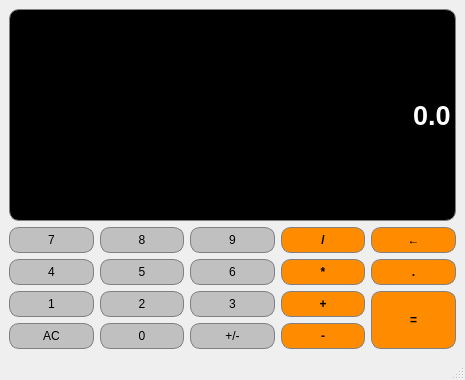
<?xml version="1.0" encoding="UTF-8"?>
<ui version="4.0">
 <class>Calculator</class>
 <widget class="QMainWindow" name="Calculator">
  <property name="geometry">
   <rect>
    <x>0</x>
    <y>0</y>
    <width>465</width>
    <height>380</height>
   </rect>
  </property>
  <property name="windowTitle">
   <string>Calculator</string>
  </property>
  <widget class="QWidget" name="centralwidget">
   <layout class="QGridLayout" name="gridLayout">
    <item row="2" column="2">
     <widget class="QPushButton" name="Button6">
      <property name="sizePolicy">
       <sizepolicy hsizetype="Preferred" vsizetype="Preferred">
        <horstretch>0</horstretch>
        <verstretch>0</verstretch>
       </sizepolicy>
      </property>
      <property name="styleSheet">
       <string notr="true">QPushButton {
	background-color: #C0C0C0;
	color: black;
	border: 1px solid gray;
	padding: 5px;
	border-radius: 10px;
}

QPushButton:pressed {
	background-color: #A9A9A9;
	border: 1px solid gray;
	padding: 5px;
	border-radius: 10px;
}</string>
      </property>
      <property name="text">
       <string>6</string>
      </property>
     </widget>
    </item>
    <item row="1" column="4">
     <widget class="QPushButton" name="Back">
      <property name="sizePolicy">
       <sizepolicy hsizetype="Preferred" vsizetype="Preferred">
        <horstretch>0</horstretch>
        <verstretch>0</verstretch>
       </sizepolicy>
      </property>
      <property name="font">
       <font>
        <italic>false</italic>
        <bold>true</bold>
        <underline>false</underline>
       </font>
      </property>
      <property name="styleSheet">
       <string notr="true">QPushButton {
	background-color: #FF8C00;
	color: black;
	border: 1px solid gray;
	padding: 5px;
	border-radius: 10px;
}

QPushButton:pressed {
	background-color: #A9A9A9;
	border: 1px solid gray;
	padding: 5px;
	border-radius: 10px;
}</string>
      </property>
      <property name="text">
       <string>←</string>
      </property>
     </widget>
    </item>
    <item row="2" column="1">
     <widget class="QPushButton" name="Button5">
      <property name="sizePolicy">
       <sizepolicy hsizetype="Preferred" vsizetype="Preferred">
        <horstretch>0</horstretch>
        <verstretch>0</verstretch>
       </sizepolicy>
      </property>
      <property name="styleSheet">
       <string notr="true">QPushButton {
	background-color: #C0C0C0;
	color: black;
	border: 1px solid gray;
	padding: 5px;
	border-radius: 10px;
}

QPushButton:pressed {
	background-color: #A9A9A9;
	border: 1px solid gray;
	padding: 5px;
	border-radius: 10px;
}</string>
      </property>
      <property name="text">
       <string>5</string>
      </property>
     </widget>
    </item>
    <item row="2" column="0">
     <widget class="QPushButton" name="Button4">
      <property name="sizePolicy">
       <sizepolicy hsizetype="Preferred" vsizetype="Preferred">
        <horstretch>0</horstretch>
        <verstretch>0</verstretch>
       </sizepolicy>
      </property>
      <property name="styleSheet">
       <string notr="true">QPushButton {
	background-color: #C0C0C0;
	color: black;
	border: 1px solid gray;
	padding: 5px;
	border-radius: 10px;
}

QPushButton:pressed {
	background-color: #A9A9A9;
	border: 1px solid gray;
	padding: 5px;
	border-radius: 10px;
}</string>
      </property>
      <property name="text">
       <string>4</string>
      </property>
     </widget>
    </item>
    <item row="3" column="1">
     <widget class="QPushButton" name="Button2">
      <property name="sizePolicy">
       <sizepolicy hsizetype="Preferred" vsizetype="Preferred">
        <horstretch>0</horstretch>
        <verstretch>0</verstretch>
       </sizepolicy>
      </property>
      <property name="styleSheet">
       <string notr="true">QPushButton {
	background-color: #C0C0C0;
	color: black;
	border: 1px solid gray;
	padding: 5px;
	border-radius: 10px;
}

QPushButton:pressed {
	background-color: #A9A9A9;
	border: 1px solid gray;
	padding: 5px;
	border-radius: 10px;
}</string>
      </property>
      <property name="text">
       <string>2</string>
      </property>
     </widget>
    </item>
    <item row="2" column="4">
     <widget class="QPushButton" name="Decimal">
      <property name="sizePolicy">
       <sizepolicy hsizetype="Preferred" vsizetype="Preferred">
        <horstretch>0</horstretch>
        <verstretch>0</verstretch>
       </sizepolicy>
      </property>
      <property name="font">
       <font>
        <bold>true</bold>
       </font>
      </property>
      <property name="styleSheet">
       <string notr="true">QPushButton {
	background-color: #FF8C00;
	color: black;
	border: 1px solid gray;
	padding: 5px;
	border-radius: 10px;
}

QPushButton:pressed {
	background-color: #A9A9A9;
	border: 1px solid gray;
	padding: 5px;
	border-radius: 10px;
}</string>
      </property>
      <property name="text">
       <string>.</string>
      </property>
     </widget>
    </item>
    <item row="3" column="0">
     <widget class="QPushButton" name="Button1">
      <property name="sizePolicy">
       <sizepolicy hsizetype="Preferred" vsizetype="Preferred">
        <horstretch>0</horstretch>
        <verstretch>0</verstretch>
       </sizepolicy>
      </property>
      <property name="styleSheet">
       <string notr="true">QPushButton {
	background-color: #C0C0C0;
	color: black;
	border: 1px solid gray;
	padding: 5px;
	border-radius: 10px;
}

QPushButton:pressed {
	background-color: #A9A9A9;
	border: 1px solid gray;
	padding: 5px;
	border-radius: 10px;
}</string>
      </property>
      <property name="text">
       <string>1</string>
      </property>
     </widget>
    </item>
    <item row="1" column="0">
     <widget class="QPushButton" name="Button7">
      <property name="sizePolicy">
       <sizepolicy hsizetype="Preferred" vsizetype="Preferred">
        <horstretch>0</horstretch>
        <verstretch>0</verstretch>
       </sizepolicy>
      </property>
      <property name="styleSheet">
       <string notr="true">QPushButton {
	background-color: #C0C0C0;
	color: black;
	border: 1px solid gray;
	padding: 5px;
	border-radius: 10px;
}

QPushButton:pressed {
	background-color: #A9A9A9;
	border: 1px solid gray;
	padding: 5px;
	border-radius: 10px;
}</string>
      </property>
      <property name="text">
       <string>7</string>
      </property>
     </widget>
    </item>
    <item row="1" column="2">
     <widget class="QPushButton" name="Button9">
      <property name="sizePolicy">
       <sizepolicy hsizetype="Preferred" vsizetype="Preferred">
        <horstretch>0</horstretch>
        <verstretch>0</verstretch>
       </sizepolicy>
      </property>
      <property name="styleSheet">
       <string notr="true">QPushButton {
	background-color: #C0C0C0;
	color: black;
	border: 1px solid gray;
	padding: 5px;
	border-radius: 10px;
}

QPushButton:pressed {
	background-color: #A9A9A9;
	border: 1px solid gray;
	padding: 5px;
	border-radius: 10px;
}</string>
      </property>
      <property name="text">
       <string>9</string>
      </property>
     </widget>
    </item>
    <item row="2" column="3">
     <widget class="QPushButton" name="Multiply">
      <property name="sizePolicy">
       <sizepolicy hsizetype="Preferred" vsizetype="Preferred">
        <horstretch>0</horstretch>
        <verstretch>0</verstretch>
       </sizepolicy>
      </property>
      <property name="font">
       <font>
        <pointsize>9</pointsize>
        <bold>true</bold>
       </font>
      </property>
      <property name="cursor">
       <cursorShape>ArrowCursor</cursorShape>
      </property>
      <property name="styleSheet">
       <string notr="true">QPushButton {
	background-color: #FF8C00;
	color: black;
	border: 1px solid gray;
	padding: 5px;
	border-radius: 10px;
}

QPushButton:pressed {
	background-color: #A9A9A9;
	border: 1px solid gray;
	padding: 5px;
	border-radius: 10px;
}</string>
      </property>
      <property name="text">
       <string>*</string>
      </property>
     </widget>
    </item>
    <item row="1" column="3">
     <widget class="QPushButton" name="Divide">
      <property name="sizePolicy">
       <sizepolicy hsizetype="Preferred" vsizetype="Preferred">
        <horstretch>0</horstretch>
        <verstretch>0</verstretch>
       </sizepolicy>
      </property>
      <property name="font">
       <font>
        <bold>true</bold>
       </font>
      </property>
      <property name="styleSheet">
       <string notr="true">QPushButton {
	background-color: #FF8C00;
	color: black;
	border: 1px solid gray;
	padding: 5px;
	border-radius: 10px;
}

QPushButton:pressed {
	background-color: #A9A9A9;
	border: 1px solid gray;
	padding: 5px;
	border-radius: 10px;
}</string>
      </property>
      <property name="text">
       <string>/</string>
      </property>
     </widget>
    </item>
    <item row="1" column="1">
     <widget class="QPushButton" name="Button8">
      <property name="sizePolicy">
       <sizepolicy hsizetype="Preferred" vsizetype="Preferred">
        <horstretch>0</horstretch>
        <verstretch>0</verstretch>
       </sizepolicy>
      </property>
      <property name="styleSheet">
       <string notr="true">QPushButton {
	background-color: #C0C0C0;
	color: black;
	border: 1px solid gray;
	padding: 5px;
	border-radius: 10px;
}

QPushButton:pressed {
	background-color: #A9A9A9;
	border: 1px solid gray;
	padding: 5px;
	border-radius: 10px;
}</string>
      </property>
      <property name="text">
       <string>8</string>
      </property>
     </widget>
    </item>
    <item row="3" column="2">
     <widget class="QPushButton" name="Button3">
      <property name="sizePolicy">
       <sizepolicy hsizetype="Preferred" vsizetype="Preferred">
        <horstretch>0</horstretch>
        <verstretch>0</verstretch>
       </sizepolicy>
      </property>
      <property name="styleSheet">
       <string notr="true">QPushButton {
	background-color: #C0C0C0;
	color: black;
	border: 1px solid gray;
	padding: 5px;
	border-radius: 10px;
}

QPushButton:pressed {
	background-color: #A9A9A9;
	border: 1px solid gray;
	padding: 5px;
	border-radius: 10px;
}</string>
      </property>
      <property name="text">
       <string>3</string>
      </property>
     </widget>
    </item>
    <item row="3" column="3">
     <widget class="QPushButton" name="Add">
      <property name="sizePolicy">
       <sizepolicy hsizetype="Preferred" vsizetype="Preferred">
        <horstretch>0</horstretch>
        <verstretch>0</verstretch>
       </sizepolicy>
      </property>
      <property name="font">
       <font>
        <bold>true</bold>
       </font>
      </property>
      <property name="styleSheet">
       <string notr="true">QPushButton {
	background-color: #FF8C00;
	color: black;
	border: 1px solid gray;
	padding: 5px;
	border-radius: 10px;
}

QPushButton:pressed {
	background-color: #A9A9A9;
	border: 1px solid gray;
	padding: 5px;
	border-radius: 10px;
}</string>
      </property>
      <property name="text">
       <string>+</string>
      </property>
     </widget>
    </item>
    <item row="4" column="0">
     <widget class="QPushButton" name="Clear">
      <property name="sizePolicy">
       <sizepolicy hsizetype="Preferred" vsizetype="Preferred">
        <horstretch>0</horstretch>
        <verstretch>0</verstretch>
       </sizepolicy>
      </property>
      <property name="styleSheet">
       <string notr="true">QPushButton {
	background-color: #C0C0C0;
	color: black;
	border: 1px solid gray;
	padding: 5px;
	border-radius: 10px;
}

QPushButton:pressed {
	background-color: #A9A9A9;
	border: 1px solid gray;
	padding: 5px;
	border-radius: 10px;
}</string>
      </property>
      <property name="text">
       <string>AC</string>
      </property>
     </widget>
    </item>
    <item row="4" column="1">
     <widget class="QPushButton" name="Button0">
      <property name="sizePolicy">
       <sizepolicy hsizetype="Preferred" vsizetype="Preferred">
        <horstretch>0</horstretch>
        <verstretch>0</verstretch>
       </sizepolicy>
      </property>
      <property name="styleSheet">
       <string notr="true">QPushButton {
	background-color: #C0C0C0;
	color: black;
	border: 1px solid gray;
	padding: 5px;
	border-radius: 10px;
}

QPushButton:pressed {
	background-color: #A9A9A9;
	border: 1px solid gray;
	padding: 5px;
	border-radius: 10px;
}</string>
      </property>
      <property name="text">
       <string>0</string>
      </property>
     </widget>
    </item>
    <item row="4" column="2">
     <widget class="QPushButton" name="ChangeSign">
      <property name="sizePolicy">
       <sizepolicy hsizetype="Preferred" vsizetype="Preferred">
        <horstretch>0</horstretch>
        <verstretch>0</verstretch>
       </sizepolicy>
      </property>
      <property name="styleSheet">
       <string notr="true">QPushButton {
	background-color: #C0C0C0;
	color: black;
	border: 1px solid gray;
	padding: 5px;
	border-radius: 10px;
}

QPushButton:pressed {
	background-color: #A9A9A9;
	border: 1px solid gray;
	padding: 5px;
	border-radius: 10px;
}</string>
      </property>
      <property name="text">
       <string>+/-</string>
      </property>
     </widget>
    </item>
    <item row="4" column="3">
     <widget class="QPushButton" name="Subtract">
      <property name="sizePolicy">
       <sizepolicy hsizetype="Preferred" vsizetype="Preferred">
        <horstretch>0</horstretch>
        <verstretch>0</verstretch>
       </sizepolicy>
      </property>
      <property name="font">
       <font>
        <bold>true</bold>
       </font>
      </property>
      <property name="styleSheet">
       <string notr="true">QPushButton {
	background-color: #FF8C00;
	color: black;
	border: 1px solid gray;
	padding: 5px;
	border-radius: 10px;
}

QPushButton:pressed {
	background-color: #A9A9A9;
	border: 1px solid gray;
	padding: 5px;
	border-radius: 10px;
}</string>
      </property>
      <property name="text">
       <string>-</string>
      </property>
     </widget>
    </item>
    <item row="0" column="0" colspan="5">
     <widget class="QLineEdit" name="Display">
      <property name="sizePolicy">
       <sizepolicy hsizetype="Preferred" vsizetype="Expanding">
        <horstretch>0</horstretch>
        <verstretch>0</verstretch>
       </sizepolicy>
      </property>
      <property name="font">
       <font>
        <pointsize>20</pointsize>
        <bold>true</bold>
       </font>
      </property>
      <property name="styleSheet">
       <string notr="true">QLineEdit {
	background-color: black;
	border: 1px solid gray;
	color: white;
	border-radius: 10px;
}</string>
      </property>
      <property name="text">
       <string>0.0</string>
      </property>
      <property name="alignment">
       <set>Qt::AlignRight|Qt::AlignTrailing|Qt::AlignVCenter</set>
      </property>
     </widget>
    </item>
    <item row="3" column="4" rowspan="2">
     <widget class="QPushButton" name="Equals">
      <property name="sizePolicy">
       <sizepolicy hsizetype="Preferred" vsizetype="Preferred">
        <horstretch>0</horstretch>
        <verstretch>0</verstretch>
       </sizepolicy>
      </property>
      <property name="font">
       <font>
        <bold>true</bold>
       </font>
      </property>
      <property name="styleSheet">
       <string notr="true">QPushButton {
	background-color: #FF8C00;
	color: black;
	border: 1px solid gray;
	padding: 5px;
	border-radius: 10px;
}

QPushButton:pressed {
	background-color: #A9A9A9;
	border: 1px solid gray;
	padding: 5px;
	border-radius: 10px;
}</string>
      </property>
      <property name="text">
       <string>=</string>
      </property>
     </widget>
    </item>
   </layout>
  </widget>
  <widget class="QMenuBar" name="menubar">
   <property name="geometry">
    <rect>
     <x>0</x>
     <y>0</y>
     <width>465</width>
     <height>25</height>
    </rect>
   </property>
  </widget>
  <widget class="QStatusBar" name="statusbar"/>
 </widget>
 <resources/>
 <connections/>
</ui>
